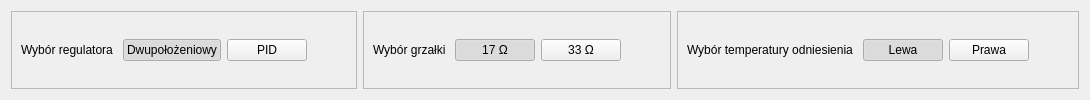
          <widget class="QWidget" name="pageHeaterControllerSelect">
           <layout class="QHBoxLayout" name="horizontalLayout_3">
            <item>
             <widget class="QFrame" name="frame_9">
              <property name="frameShape">
               <enum>QFrame::StyledPanel</enum>
              </property>
              <property name="frameShadow">
               <enum>QFrame::Raised</enum>
              </property>
              <layout class="QHBoxLayout" name="horizontalLayout_14">
               <item>
                <widget class="QLabel" name="lblHeaterController">
                 <property name="text">
                  <string>&lt;html&gt;&lt;head/&gt;&lt;body&gt;&lt;p&gt;Wybór regulatora	&lt;/p&gt;&lt;/body&gt;&lt;/html&gt;</string>
                 </property>
                </widget>
               </item>
               <item>
                <widget class="QPushButton" name="btnHeaterControllerSetBB">
                 <property name="toolTip">
                  <string>Wybierz dwupołożeniowy regulator do sterowania grzałką</string>
                 </property>
                 <property name="statusTip">
                  <string>Wybierz dwupołożeniowy regulator do sterowania grzałką</string>
                 </property>
                 <property name="text">
                  <string>Dwupołożeniowy</string>
                 </property>
                 <property name="checkable">
                  <bool>true</bool>
                 </property>
                 <property name="checked">
                  <bool>true</bool>
                 </property>
                </widget>
               </item>
               <item>
                <widget class="QPushButton" name="btnHeaterControllerSetPID">
                 <property name="toolTip">
                  <string>Wybierz regulator PID do sterowania grzałką</string>
                 </property>
                 <property name="statusTip">
                  <string>Wybierz regulator PID do sterowania grzałką</string>
                 </property>
                 <property name="text">
                  <string>PID</string>
                 </property>
                 <property name="checkable">
                  <bool>true</bool>
                 </property>
                </widget>
               </item>
               <item>
                <spacer name="horizontalSpacer_2">
                 <property name="orientation">
                  <enum>Qt::Horizontal</enum>
                 </property>
                 <property name="sizeHint" stdset="0">
                  <size>
                   <width>40</width>
                   <height>20</height>
                  </size>
                 </property>
                </spacer>
               </item>
              </layout>
             </widget>
            </item>
            <item>
             <widget class="QFrame" name="frame_10">
              <property name="frameShape">
               <enum>QFrame::StyledPanel</enum>
              </property>
              <property name="frameShadow">
               <enum>QFrame::Raised</enum>
              </property>
              <layout class="QHBoxLayout" name="horizontalLayout_15">
               <item>
                <widget class="QLabel" name="label_7">
                 <property name="text">
                  <string>&lt;html&gt;&lt;head/&gt;&lt;body&gt;&lt;p&gt;Wybór grzałki	&lt;/p&gt;&lt;/body&gt;&lt;/html&gt;</string>
                 </property>
                </widget>
               </item>
               <item>
                <widget class="QPushButton" name="btnHeaterControllerSetHighPower">
                 <property name="toolTip">
                  <string>Wybierz grzałkę o rezystancji 17Ω</string>
                 </property>
                 <property name="statusTip">
                  <string>Wybierz grzałkę o rezystancji 17Ω</string>
                 </property>
                 <property name="text">
                  <string>17 Ω</string>
                 </property>
                 <property name="checkable">
                  <bool>true</bool>
                 </property>
                 <property name="checked">
                  <bool>true</bool>
                 </property>
                </widget>
               </item>
               <item>
                <widget class="QPushButton" name="btnHeaterControllerSetLowPower">
                 <property name="toolTip">
                  <string>Wybierz grzałkę o rezystancji 33Ω</string>
                 </property>
                 <property name="statusTip">
                  <string>Wybierz grzałkę o rezystancji 33Ω</string>
                 </property>
                 <property name="text">
                  <string>33 Ω</string>
                 </property>
                 <property name="checkable">
                  <bool>true</bool>
                 </property>
                </widget>
               </item>
               <item>
                <spacer name="horizontalSpacer_10">
                 <property name="orientation">
                  <enum>Qt::Horizontal</enum>
                 </property>
                 <property name="sizeHint" stdset="0">
                  <size>
                   <width>40</width>
                   <height>20</height>
                  </size>
                 </property>
                </spacer>
               </item>
              </layout>
             </widget>
            </item>
            <item>
             <widget class="QFrame" name="frame_11">
              <property name="frameShape">
               <enum>QFrame::StyledPanel</enum>
              </property>
              <property name="frameShadow">
               <enum>QFrame::Raised</enum>
              </property>
              <layout class="QHBoxLayout" name="horizontalLayout_16">
               <item>
                <widget class="QLabel" name="label_20">
                 <property name="text">
                  <string>&lt;html&gt;&lt;head/&gt;&lt;body&gt;&lt;p&gt;Wybór temperatury odniesienia	&lt;/p&gt;&lt;/body&gt;&lt;/html&gt;</string>
                 </property>
                </widget>
               </item>
               <item>
                <widget class="QPushButton" name="btnHeaterControllerSetLeftCoil">
                 <property name="toolTip">
                  <string>Wybierz lewy czujnik temperatury</string>
                 </property>
                 <property name="statusTip">
                  <string>Wybierz lewy czujnik temperatury</string>
                 </property>
                 <property name="text">
                  <string>Lewa</string>
                 </property>
                 <property name="checkable">
                  <bool>true</bool>
                 </property>
                 <property name="checked">
                  <bool>true</bool>
                 </property>
                </widget>
               </item>
               <item>
                <widget class="QPushButton" name="btnHeaterControllerSetRightCoil">
                 <property name="toolTip">
                  <string>Wybierz prawy czujnik temperatury</string>
                 </property>
                 <property name="statusTip">
                  <string>Wybierz prawy czujnik temperatury</string>
                 </property>
                 <property name="text">
                  <string>Prawa</string>
                 </property>
                 <property name="checkable">
                  <bool>true</bool>
                 </property>
                </widget>
               </item>
               <item>
                <spacer name="horizontalSpacer_11">
                 <property name="orientation">
                  <enum>Qt::Horizontal</enum>
                 </property>
                 <property name="sizeHint" stdset="0">
                  <size>
                   <width>40</width>
                   <height>20</height>
                  </size>
                 </property>
                </spacer>
               </item>
              </layout>
             </widget>
            </item>
           </layout>
          </widget>
